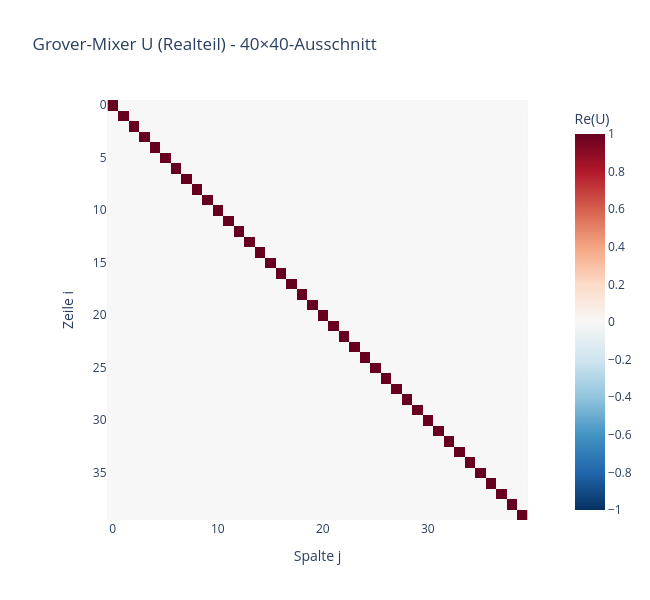

The code cell stored with this chart in its notebook:
### Code cell
import plotly.express as px

vmax = np.abs(U.real).max()
fig = px.imshow(
    U.real,
    color_continuous_scale="RdBu_r",
    zmin=-vmax,
    zmax=vmax,
    aspect="equal",
    labels={"color": "Re(U)", "x": "Spalte j", "y": "Zeile i"},
    title=f"Grover-Mixer U (Realteil) - {K}×{K}-Ausschnitt",
)
fig.update_layout(width=650, height=600)
fig.show()

### Figure 1 — Plotly figure (JSON) as saved in the notebook; plotly's stock layout.template omitted (floating-point values rounded to 4 significant figures; data arrays with more than 128 entries replaced by an {"elided": "..."} marker saying what was removed)
{"data": [{"coloraxis": "coloraxis", "hovertemplate": "Spalte j: %{x}<br>Zeile i: %{y}<br>Re(U): %{z}<extra></extra>", "name": "0", "type": "heatmap", "xaxis": "x", "yaxis": "y", "z": {"elided": "40x40 float values"}}], "layout": {"coloraxis": {"autocolorscale": false, "cmax": 0.9999, "cmin": -0.9999, "colorbar": {"title": {"text": "Re(U)"}}, "colorscale": [[0, "rgb(5,48,97)"], [0.1, "rgb(33,102,172)"], [0.2, "rgb(67,147,195)"], [0.3, "rgb(146,197,222)"], [0.4, "rgb(209,229,240)"], [0.5, "rgb(247,247,247)"], [0.6, "rgb(253,219,199)"], [0.7, "rgb(244,165,130)"], [0.8, "rgb(214,96,77)"], [0.9, "rgb(178,24,43)"], [1, "rgb(103,0,31)"]]}, "height": 600, "title": {"text": "Grover-Mixer U (Realteil) - 40×40-Ausschnitt"}, "width": 650, "xaxis": {"anchor": "y", "constrain": "domain", "domain": [0, 1], "scaleanchor": "y", "title": {"text": "Spalte j"}}, "yaxis": {"anchor": "x", "autorange": "reversed", "constrain": "domain", "domain": [0, 1], "title": {"text": "Zeile i"}}}}
